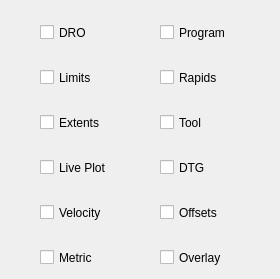
      <widget class="QWidget" name="tab_5">
       <attribute name="title">
        <string>Plot Options</string>
       </attribute>
       <widget class="QCheckBox" name="view_dro_cb">
        <property name="geometry">
         <rect>
          <x>40</x>
          <y>20</y>
          <width>81</width>
          <height>25</height>
         </rect>
        </property>
        <property name="text">
         <string>DRO</string>
        </property>
       </widget>
       <widget class="QCheckBox" name="view_extents_option_cb">
        <property name="geometry">
         <rect>
          <x>40</x>
          <y>110</y>
          <width>81</width>
          <height>25</height>
         </rect>
        </property>
        <property name="text">
         <string>Extents</string>
        </property>
        <property name="checked">
         <bool>false</bool>
        </property>
       </widget>
       <widget class="QCheckBox" name="view_tool_cb">
        <property name="geometry">
         <rect>
          <x>160</x>
          <y>110</y>
          <width>81</width>
          <height>25</height>
         </rect>
        </property>
        <property name="text">
         <string>Tool</string>
        </property>
        <property name="checkable">
         <bool>true</bool>
        </property>
        <property name="checked">
         <bool>false</bool>
        </property>
       </widget>
       <widget class="QCheckBox" name="view_dtg_cb">
        <property name="geometry">
         <rect>
          <x>160</x>
          <y>155</y>
          <width>81</width>
          <height>25</height>
         </rect>
        </property>
        <property name="text">
         <string>DTG</string>
        </property>
        <property name="checkable">
         <bool>true</bool>
        </property>
        <property name="checked">
         <bool>false</bool>
        </property>
       </widget>
       <widget class="QCheckBox" name="view_limits_cb">
        <property name="geometry">
         <rect>
          <x>40</x>
          <y>65</y>
          <width>81</width>
          <height>25</height>
         </rect>
        </property>
        <property name="text">
         <string>Limits</string>
        </property>
        <property name="checked">
         <bool>false</bool>
        </property>
       </widget>
       <widget class="QCheckBox" name="view_live_plot_cb">
        <property name="geometry">
         <rect>
          <x>40</x>
          <y>155</y>
          <width>81</width>
          <height>25</height>
         </rect>
        </property>
        <property name="text">
         <string>Live Plot</string>
        </property>
        <property name="checked">
         <bool>false</bool>
        </property>
       </widget>
       <widget class="QCheckBox" name="view_metric_units_cb">
        <property name="geometry">
         <rect>
          <x>40</x>
          <y>245</y>
          <width>81</width>
          <height>25</height>
         </rect>
        </property>
        <property name="text">
         <string>Metric</string>
        </property>
        <property name="checked">
         <bool>false</bool>
        </property>
       </widget>
       <widget class="QCheckBox" name="view_offsets_cb">
        <property name="geometry">
         <rect>
          <x>160</x>
          <y>200</y>
          <width>81</width>
          <height>25</height>
         </rect>
        </property>
        <property name="text">
         <string>Offsets</string>
        </property>
        <property name="checkable">
         <bool>true</bool>
        </property>
        <property name="checked">
         <bool>false</bool>
        </property>
       </widget>
       <widget class="QCheckBox" name="view_overlay_cb">
        <property name="geometry">
         <rect>
          <x>160</x>
          <y>245</y>
          <width>81</width>
          <height>25</height>
         </rect>
        </property>
        <property name="text">
         <string>Overlay</string>
        </property>
        <property name="checkable">
         <bool>true</bool>
        </property>
        <property name="checked">
         <bool>false</bool>
        </property>
       </widget>
       <widget class="QCheckBox" name="view_velocity_cb">
        <property name="geometry">
         <rect>
          <x>40</x>
          <y>200</y>
          <width>81</width>
          <height>25</height>
         </rect>
        </property>
        <property name="text">
         <string>Velocity</string>
        </property>
        <property name="checked">
         <bool>false</bool>
        </property>
       </widget>
       <widget class="QCheckBox" name="view_program_cb">
        <property name="geometry">
         <rect>
          <x>160</x>
          <y>20</y>
          <width>111</width>
          <height>25</height>
         </rect>
        </property>
        <property name="text">
         <string>Program</string>
        </property>
        <property name="checkable">
         <bool>true</bool>
        </property>
        <property name="checked">
         <bool>false</bool>
        </property>
       </widget>
       <widget class="QCheckBox" name="view_rapids_cb">
        <property name="geometry">
         <rect>
          <x>160</x>
          <y>65</y>
          <width>81</width>
          <height>25</height>
         </rect>
        </property>
        <property name="text">
         <string>Rapids</string>
        </property>
        <property name="checkable">
         <bool>true</bool>
        </property>
        <property name="checked">
         <bool>false</bool>
        </property>
       </widget>
      </widget>
